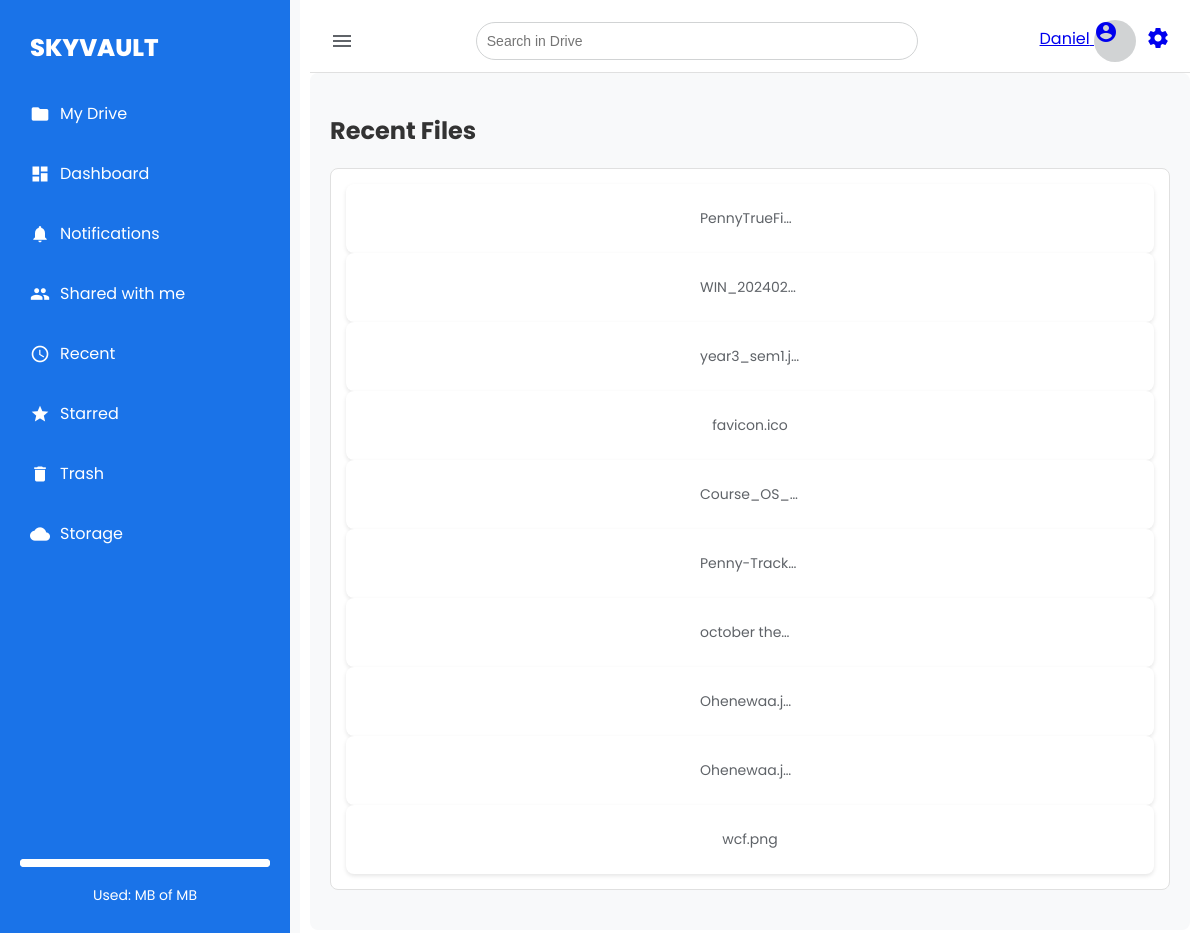
Screenshot of /vault/recent/ (signed in) with the database file from the repository.
### vault/models.py (models this page shows, shortened)
class File(models.Model):
    user = models.ForeignKey(User, on_delete=models.CASCADE)
    folder = models.ForeignKey(Folder, on_delete=models.CASCADE, blank=True, null=True, related_name='files')
    name = models.CharField(max_length=255)
    uploaded_file = models.FileField(upload_to='user_files/')
    size = models.PositiveIntegerField()  # Size in bytes
    trashed = models.BooleanField(default=False)
    shared_with = models.ManyToManyField(User, related_name='shared_files', blank=True)
    created_at = models.DateTimeField(auto_now_add=True)
    starred = models.BooleanField(default=False)

### vault/views.py (the view)
# urls.py: path("recent/", views.recent_files, name="recent_files"),
@login_required
def recent_files(request):
    recent_files = File.objects.filter(user=request.user).order_by('-id')[:10]  # Adjust limit as needed
    return render(request, 'vault/recent_files.html', {'files': recent_files})

### templates/vault/recent_files.html (shortened to what this page needs)
{% extends 'base.html' %}
{% block content %}
<h2>Recent Files</h2>
<div class="file-list">
    {% for file in files %}
        <div class="file-item">
            <p>{{ file.name }}</p>
        </div>
    {% empty %}
        <p>No recent files available.</p>
    {% endfor %}
</div>
{% endblock %}

### templates/base.html (shortened to what this page needs)
{% load static %}
<!DOCTYPE html>
<html lang="en">
<head>
    <link rel="stylesheet" href="{% static 'base.css' %}?=v2">
</head>
<body>
    <div class="sidebar" id="sidebar">
        <div class="logo">
            <span class="logo-text">SKYVAULT</span>
        </div>
        <ul>
            <li><a href="{% url 'vault_home' %}"><span class="material-icons">folder</span> My Drive</a></li>
            <li><a href="{% url 'dashboard' %}"><span class="material-icons">dashboard</span> Dashboard</a></li>
            <li><a href="{% url 'notification_list' %}"><span class="material-icons">notifications</span> Notifications</a></li>
            <li><a href="{% url 'shared_view' %}"><span class="material-icons">people</span> Shared with me</a></li>
            <li><a href="{% url 'recent_files' %}"><span class="material-icons">access_time</span> Recent</a></li>
            <li><a href="{% url 'starred_files' %}"><span class="material-icons">star</span> Starred</a></li>
            <li><a href="{% url 'trash_view' %}"><span class="material-icons">delete</span> Trash</a></li>
            <li><a href="{% url 'storage_info' %}"><span class="material-icons">cloud</span> Storage</a></li>
        </ul>
        <div class="storage-info">
            <progress value="{{ used_percentage }}" max="100"></progress>
            <p>Used: {{ total_storage|floatformat:2 }} MB of {{ max_storage }} MB</p>
        </div>
    </div>
    <div class="main-content">
        <div class="top-bar">
            <span class="material-icons hamburger" onclick="toggleSidebar()">menu</span>
            <input type="text" placeholder="Search in Drive" class="search-input">
            <div class="profile">
              <a href="{% url 'profile_view' %}">
                  <span>{{ user.username }}</span>
                  {% if user_profile.profile_picture %}
                      <img src="{{ user_profile.profile_picture.url }}" alt="Profile Picture" class="avatar">
                  {% else %}
                      <span class="material-icons avatar">account_circle</span>
                  {% endif %}
              </a>
              <a href="{% url 'update_profile_view' %}">
                  <span class="material-icons">settings</span>
              </a>
          </div>
        </div>
        <div class="content">
            {% block content %}{% endblock %}
        </div>
    </div>
</body>
</html>

### static/base.css (style rules this page uses)
body { font-family: 'Poppins', sans-serif; color: #333; margin: 0; display: flex; background-color: #F8F9FA; }
.sidebar { width: 250px; background-color: #1a73e8; color: #ffffff; padding: 20px; display: flex; flex-direction: column; position: fixed; top: 0; bottom: 0; transition: width 0.3s; }
.logo { display: flex; align-items: center; justify-content: left; margin: 10px; }
.logo-text { font-size: 24px; font-weight: 800; color: #ffffff; transition: font-size 0.4s; }
.sidebar ul { list-style: none; padding: 0; }
.sidebar ul li { margin-bottom: 15px; }
.sidebar ul li a { color: #ffffff; text-decoration: none; display: flex; align-items: center; font-size: 16px; padding: 10px; border-radius: 8px; transition: background-color 0.2s; }
.sidebar ul li a .material-icons { margin-right: 10px; font-size: 20px; }
.sidebar .storage-info { margin-top: auto; text-align: center; color: #ffffff; }
.sidebar .storage-info p { font-size: 14px; }
.sidebar .storage-info progress { width: 100%; height: 8px; -webkit-appearance: none; appearance: none; background-color: #ffffff; border-radius: 4px; }
.main-content { margin-left: 300px; width: calc(100% - 300px); padding: 10px; transition: margin-left 0.3s, width 0.3s; background-color: #ffffff; }
.top-bar { display: flex; justify-content: space-between; align-items: center; padding: 10px 20px; background-color: #ffffff; border-bottom: 1px solid #e0e0e0; }
.hamburger { display: none; font-size: 28px; cursor: pointer; color: #5f6368; }
.profile { display: flex; align-items: center; gap: 10px; color: #5f6368; }
.profile .avatar { width: 42px; height: 42px; border-radius: 50%; background-color: #d1d3d4; }
.search-input { border: 1px solid #d1d3d4; border-radius: 20px; padding: 10px; width: 50%; font-size: 14px; }
.content { background-color: #f8f9fa; padding: 20px; border-radius: 8px; }
.quick-access, .file-list { background-color: #ffffff; border: 1px solid #e0e0e0; border-radius: 8px; padding: 15px; margin-bottom: 20px; }
.file-item { display: flex; flex-direction: column; align-items: center; background-color: #ffffff; padding: 10px; border-radius: 8px; box-shadow: 0 2px 4px rgba(0, 0, 0, 0.1); transition: background-color 0.3s; cursor: pointer; }
.file-item p { font-size: 14px; color: #5f6368; white-space: nowrap; overflow: hidden; text-overflow: ellipsis; max-width: 100px; }

### rows the page displays
File: name "PennyTrueFi…"
File: name "WIN_202402…"
File: name "year3_sem1.j…"
File: name "favicon.ico"
File: name "Course_OS_…"
File: name "Penny-Track…"
File: name "october the…"
File: name "Ohenewaa.j…"
File: name "Ohenewaa.j…"
File: name "wcf.png"

### other values shown
{{ user.username }} "Daniel"
